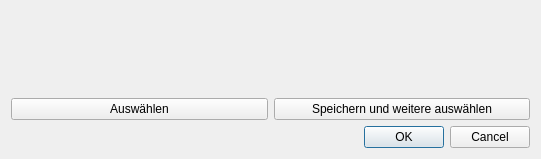
<?xml version="1.0" encoding="UTF-8"?>
<ui version="4.0">
 <class>AddFile</class>
 <widget class="QDialog" name="AddFile">
  <property name="geometry">
   <rect>
    <x>0</x>
    <y>0</y>
    <width>541</width>
    <height>159</height>
   </rect>
  </property>
  <property name="windowTitle">
   <string>Dialog</string>
  </property>
  <layout class="QGridLayout" name="gridLayout">
   <item row="0" column="0" colspan="2">
    <widget class="QLabel" name="l_fileName">
     <property name="text">
      <string/>
     </property>
     <property name="alignment">
      <set>Qt::AlignCenter</set>
     </property>
    </widget>
   </item>
   <item row="1" column="0">
    <widget class="QPushButton" name="pb_selectFile">
     <property name="text">
      <string>Auswählen</string>
     </property>
    </widget>
   </item>
   <item row="1" column="1">
    <widget class="QPushButton" name="pb_next">
     <property name="text">
      <string>Speichern und weitere auswählen</string>
     </property>
    </widget>
   </item>
   <item row="2" column="0" colspan="2">
    <widget class="QDialogButtonBox" name="buttonBox">
     <property name="orientation">
      <enum>Qt::Horizontal</enum>
     </property>
     <property name="standardButtons">
      <set>QDialogButtonBox::Cancel|QDialogButtonBox::Ok</set>
     </property>
    </widget>
   </item>
  </layout>
 </widget>
 <resources/>
 <connections>
  <connection>
   <sender>buttonBox</sender>
   <signal>accepted()</signal>
   <receiver>AddFile</receiver>
   <slot>accept()</slot>
   <hints>
    <hint type="sourcelabel">
     <x>248</x>
     <y>254</y>
    </hint>
    <hint type="destinationlabel">
     <x>157</x>
     <y>274</y>
    </hint>
   </hints>
  </connection>
  <connection>
   <sender>buttonBox</sender>
   <signal>rejected()</signal>
   <receiver>AddFile</receiver>
   <slot>reject()</slot>
   <hints>
    <hint type="sourcelabel">
     <x>316</x>
     <y>260</y>
    </hint>
    <hint type="destinationlabel">
     <x>286</x>
     <y>274</y>
    </hint>
   </hints>
  </connection>
 </connections>
</ui>
